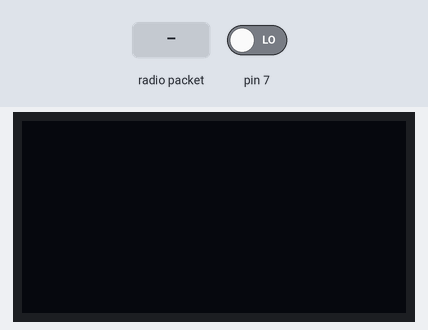
This sketch was run on a simulated Arduino Nano, built with avr-gcc and run on an emulated ATmega328P. On the bench: 128×64 one-colour display. The inputs (shaded band) are chosen by the test bench; at power-on: pin 7 LOW. The display library's start-up logo is not drawn; storage starts empty; no radio packets arrive unless stated; what the sketch prints to the serial monitor is not drawn.

Above: at 3.3 s.
3.4 s: radio packet "1" arrives
At 4.6 s:
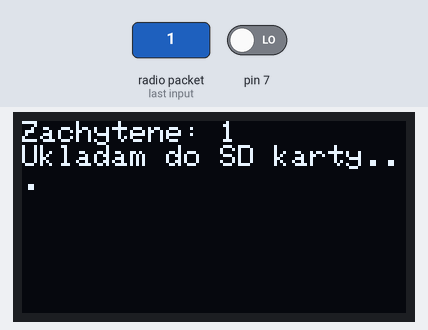
5.6 s: radio packet "0" arrives
At 7.3 s:
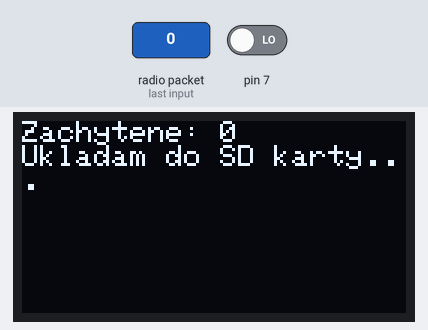
Timing chart, 0 to 8.8 s (numbered marks = the images above; inputs shaded):
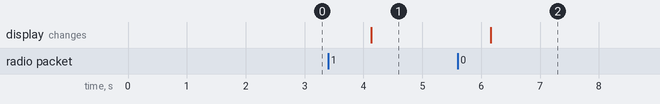

Measured:
- after the input at 3.4 s, the display: changes after 0.73 s (image 1)
- after the input at 5.6 s, the display: changes after 0.57 s (image 2)

The sketch:

DonkRF-KeyCopy.ino
```cpp
#include <SD.h>
#include <SPI.h>
#include <RH_ASK.h>
#include <Wire.h>
#include <Adafruit_GFX.h>
#include <Adafruit_SSD1306.h>

 //             AUTOR               \\
//  Created by Dominik Hulin 2023    \\

// GitHub : github.com/Fattcat
// YOuTube : https://www.youtube.com/channel/UCKfToKJFq-uvI8svPX0WzYQ

//  //  //   CONNECTION   \\  \\  \\

//Arduino Nano   |   SD kartový modul   |   OLED displej   |   Tlačidlo
// ----------------------------------------------------------------------- \\
// D2 (Interrupt)|                      |                  |
// D3 (CS)       |   CS (Chip Select)   |                  |
// D4 (MOSI)     |   DI (Data In)       |                  |
// D5 (SCK)      |   SCK (Clock)        |                  |
// D6            |                      |   SDA (Serial Data)  |
// D7            |                      |   SCL (Serial Clock) |
// D10 (CS)      |                      |                  |   Button Pin
// 5V            |   VCC (5V)           |   VCC (Power)    |
// GND           |   GND                |   GND (Ground)   |   GND
// ----------------------------------------------------------------------- \\

#define SCREEN_WIDTH 128
#define SCREEN_HEIGHT 64
#define OLED_RESET    -1
#define SCREEN_ADDRESS 0x3C

Adafruit_SSD1306 display(SCREEN_WIDTH, SCREEN_HEIGHT, &Wire, OLED_RESET);

RH_ASK rf_driver;
char receivedMessage[10];

File myFile;
int fileCount = 0;
bool buttonPressed = false; // Pridali sme premennú pre sledovanie stlačenia tlačidla

void setup() {
  Serial.begin(9600);

  if (SD.begin(10)) {
    Serial.println("SD karta inicializovaná.");
  } else {
    Serial.println("Chyba pri inicializácii SD karty.");
  }

  if (rf_driver.init()) {
    Serial.println("RF komunikácia inicializovaná.");
  } else {
    Serial.println("Chyba pri inicializácii RF komunikácie.");
  }

  display.begin(SSD1306_SWITCHCAPVCC, SCREEN_ADDRESS);
  display.display();
  delay(2000);
  display.clearDisplay();
  display.display();
}

void loop() {
  uint8_t buf[RH_ASK_MAX_MESSAGE_LEN];
  uint8_t buflen = sizeof(buf);

  if (rf_driver.recv(buf, &buflen)) {
    buf[buflen] = '\0';
    strcpy(receivedMessage, (char*)buf);

    // Kontrola stlačenia tlačidla
    if (digitalRead(7) == LOW) {
      buttonPressed = true;
    } else {
      buttonPressed = false;
    }

    display.clearDisplay();
    display.setCursor(0, 0);
    display.print("Zachytene: ");
    display.println(receivedMessage);
    display.println("Ukladam do SD karty...");
    display.display();

    if (!buttonPressed) {
      myFile = SD.open("frequency" + String(fileCount) + ".txt", FILE_WRITE);

      if (myFile) {
        myFile.println(receivedMessage);
        myFile.close();
        Serial.println("Frekvencia zapísaná do súboru " + String(fileCount) + ".txt");
        fileCount++;
        display.clearDisplay();
        display.setCursor(0, 0);
        display.println("Freq ulozena!");
        display.display();
        delay(3000);
        display.clearDisplay();
        display.display();
      } else {
        Serial.println("Chyba pri otváraní súboru.");
      }
    }
  }
  delay(1000);
}
```
